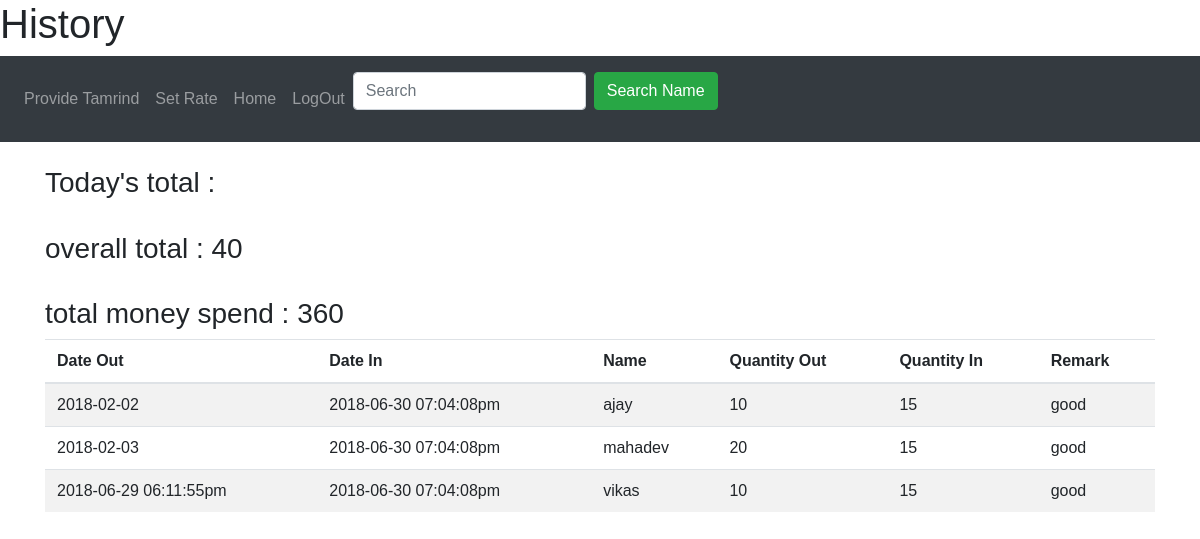
The app's page /history.php (signed in) with its own data.
### tables this page shows
CREATE TABLE `tam_collection` (
  `tam_id` int(11) NOT NULL AUTO_INCREMENT,
  `tam_out` int(11) NOT NULL,
  `tam_in` int(11) DEFAULT NULL,
  `date_out` varchar(40) NOT NULL,
  `date_in` varchar(40) DEFAULT NULL,
  `tam_price` int(11) DEFAULT NULL,
  `remark` varchar(45) DEFAULT NULL,
  `worker_id` int(11) NOT NULL,
  `user_id` int(11) NOT NULL,
  PRIMARY KEY (`tam_id`)
);

CREATE TABLE `tam_workers` (
  `worker_id` int(11) NOT NULL AUTO_INCREMENT,
  `worker_name` varchar(45) NOT NULL,
  `worker_address` varchar(45) NOT NULL,
  `worker_num` varchar(45) NOT NULL,
  PRIMARY KEY (`worker_id`)
);

### history.php (the view, shortened to what this page needs)
<html>
<link rel="stylesheet" href="css/bootstrap.css" type="text/css">
<link rel="stylesheet" href="css/header.css" type="text/css">
<body>
<div class="header">
    <h1>History</h1>
</div>
<nav class="navbar navbar-expand-sm bg-dark navbar-dark">
    <ul class="navbar-nav">
        <li class="nav-item">
            <a class="nav-link" href="provide_tam.php">Provide Tamrind</a>
        </li>
        <li class="nav-item">
            <a class="nav-link" href="setrate.php">Set Rate</a>
        </li>
        <li class="nav-item">
            <a class="nav-link" href="welcome.php">Home</a>
        </li>
        <li class="nav-item">
            <a class="nav-link" href="logout.php">LogOut</a>
        </li>
    </ul>
    <span class="navbar-text">
     <form class="form-inline" action="/action_page.php">
    <input class="form-control mr-sm-2" type="text" placeholder="Search">
    <button class="btn btn-success" type="submit" onclick="">Search Name</button>
  </form>
  </span>
</nav>
<br>
<div class="container">
    <table class="table table-striped">
    <thead>
    <tr>
        <th>Date Out</th>
        <th>Date In</th>
        <th>Name</th>
        <th>Quantity Out</th>
        <th>Quantity In</th>
        <th> Remark</th>
    </tr>
    </thead>
        <tbody>
        <?php
        $dburl = "localhost";
        $dbusername = "root";
        $dbpassword = "admin";
        $dbname = "tam_management";
		$dateout=date("Y-m-d");
        $conn = mysqli_connect($dburl, $dbusername, $dbpassword, $dbname);
		$sql_total="select sum(tam_out) as total from tam_collection where user_id=".$_SESSION["userid"]." and date_out='".$dateout."'";
		$result1= $conn->query($sql_total);
		if ($result1->num_rows>0) {
            while ($row1 = $result1->fetch_assoc()) {
		echo "<div class=p1><h3>Today's total : ".$row1["total"]."</h3></div>";
			}
		}
		else{
			echo "No total found";
		}
    	$sql_total1="select sum(tam_out) as total, sum(tam_price) as ptotal from tam_collection where user_id=".$_SESSION["userid"];
		$result2= $conn->query($sql_total1);
		if ($result2->num_rows>0) {
            while ($row2 = $result2->fetch_assoc()) {
		echo "<br><div class=p1><h3>overall total : ".$row2["total"]."</h3></div>";
		echo "<br><div class=p1><h3>total money spend : ".$row2["ptotal"]."</h3></div>";
			}
		}
			else{
				echo "no total found";
			}
        $sql_select_collection = "Select date_out,date_in,worker_name,remark,tam_out,tam_in from tam_management.tam_collection tamcol join tam_management.tam_workers tamwrk where tamcol.worker_id=tamwrk.worker_id and user_id=".$_SESSION["userid"];
        $result = $conn->query($sql_select_collection);
        if ($result->num_rows>0) {
            while ($row = $result->fetch_assoc()) {
                echo "<tr>";
                echo "<td>".$row["date_out"]."</td>";
                echo "<td>".$row["date_in"]."</td>";
                echo "<td>".$row["worker_name"]."</td>";
                echo "<td>".$row["tam_out"]."</td>";
                echo "<td>".$row["tam_in"]."</td>";
                echo "<td>".$row["remark"]."</td>";
                echo "</tr>";
            }
        } else {
            echo "<br>No record found";
        }
        ?>
        </tbody>
    </table>
</div>
</body>
</html>

### css/header.css (style rules this page uses)
body { margin: 0; font-family: Arial, Helvetica, sans-serif; }

### records on screen
tam_collection: date_out "2018-02-02", date_in "2018-06-30 07:04:08pm", worker.worker_name "ajay", tam_out "10", tam_in "15", remark "good"
tam_collection: date_out "2018-02-03", date_in "2018-06-30 07:04:08pm", worker.worker_name "mahadev", tam_out "20", tam_in "15", remark "good"
tam_collection: date_out "2018-06-29 06:11:55pm", date_in "2018-06-30 07:04:08pm", worker.worker_name "vikas", tam_out "10", tam_in "15", remark "good"

### other values on screen
$row2["total"] "40"
$row2["ptotal"] "360"
